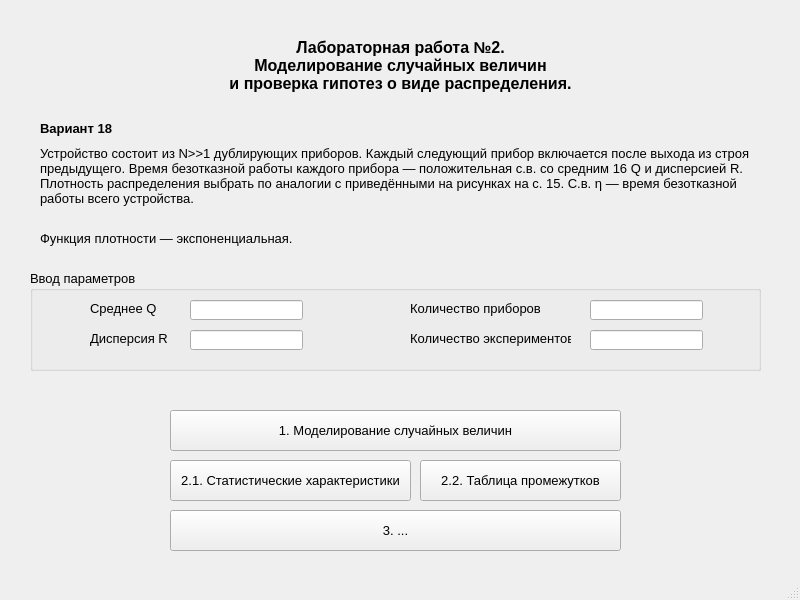
<?xml version="1.0" encoding="UTF-8"?>
<ui version="4.0">
 <class>MainWindow</class>
 <widget class="QMainWindow" name="MainWindow">
  <property name="geometry">
   <rect>
    <x>0</x>
    <y>0</y>
    <width>800</width>
    <height>600</height>
   </rect>
  </property>
  <property name="sizePolicy">
   <sizepolicy hsizetype="Preferred" vsizetype="Preferred">
    <horstretch>0</horstretch>
    <verstretch>0</verstretch>
   </sizepolicy>
  </property>
  <property name="font">
   <font>
    <pointsize>10</pointsize>
   </font>
  </property>
  <property name="windowTitle">
   <string>Теория вероятности. Л/Р №2.</string>
  </property>
  <widget class="QWidget" name="centralwidget">
   <widget class="QLabel" name="label">
    <property name="geometry">
     <rect>
      <x>40</x>
      <y>140</y>
      <width>721</width>
      <height>71</height>
     </rect>
    </property>
    <property name="text">
     <string>Устройство состоит из N&gt;&gt;1 дублирующих приборов. Каждый следующий прибор включается после выхода из строя предыдущего. Время безотказной работы каждого прибора — положительная с.в. со средним 16 Q и дисперсией R. Плотность распределения выбрать по аналогии с приведёнными на рисунках на с. 15. С.в. η — время безотказной работы всего устройства.</string>
    </property>
    <property name="wordWrap">
     <bool>true</bool>
    </property>
   </widget>
   <widget class="QLabel" name="label_title">
    <property name="enabled">
     <bool>true</bool>
    </property>
    <property name="geometry">
     <rect>
      <x>130</x>
      <y>30</y>
      <width>541</width>
      <height>71</height>
     </rect>
    </property>
    <property name="font">
     <font>
      <pointsize>12</pointsize>
      <weight>75</weight>
      <bold>true</bold>
     </font>
    </property>
    <property name="layoutDirection">
     <enum>Qt::LeftToRight</enum>
    </property>
    <property name="frameShape">
     <enum>QFrame::NoFrame</enum>
    </property>
    <property name="frameShadow">
     <enum>QFrame::Plain</enum>
    </property>
    <property name="text">
     <string>Лабораторная работа №2.
Моделирование случайных величин
и проверка гипотез о виде распределения.</string>
    </property>
    <property name="textFormat">
     <enum>Qt::AutoText</enum>
    </property>
    <property name="alignment">
     <set>Qt::AlignCenter</set>
    </property>
   </widget>
   <widget class="QLabel" name="label_formula">
    <property name="geometry">
     <rect>
      <x>40</x>
      <y>230</y>
      <width>501</width>
      <height>16</height>
     </rect>
    </property>
    <property name="text">
     <string>Функция плотности — экспоненциальная.</string>
    </property>
   </widget>
   <widget class="QLabel" name="label_var">
    <property name="geometry">
     <rect>
      <x>40</x>
      <y>120</y>
      <width>81</width>
      <height>16</height>
     </rect>
    </property>
    <property name="font">
     <font>
      <weight>75</weight>
      <bold>true</bold>
     </font>
    </property>
    <property name="text">
     <string>Вариант 18</string>
    </property>
   </widget>
   <widget class="QGroupBox" name="paramBox">
    <property name="geometry">
     <rect>
      <x>30</x>
      <y>270</y>
      <width>731</width>
      <height>101</height>
     </rect>
    </property>
    <property name="title">
     <string>Ввод параметров</string>
    </property>
    <widget class="QLabel" name="label_experiments_count">
     <property name="geometry">
      <rect>
       <x>380</x>
       <y>60</y>
       <width>161</width>
       <height>16</height>
      </rect>
     </property>
     <property name="text">
      <string>Количество экспериментов</string>
     </property>
    </widget>
    <widget class="QLabel" name="label_variance">
     <property name="geometry">
      <rect>
       <x>60</x>
       <y>60</y>
       <width>81</width>
       <height>16</height>
      </rect>
     </property>
     <property name="text">
      <string>Дисперсия R</string>
     </property>
    </widget>
    <widget class="QLabel" name="label_subdevice_count">
     <property name="geometry">
      <rect>
       <x>380</x>
       <y>30</y>
       <width>131</width>
       <height>16</height>
      </rect>
     </property>
     <property name="text">
      <string>Количество приборов N</string>
     </property>
    </widget>
    <widget class="QLabel" name="label_mean">
     <property name="geometry">
      <rect>
       <x>60</x>
       <y>30</y>
       <width>71</width>
       <height>16</height>
      </rect>
     </property>
     <property name="text">
      <string>Среднее Q</string>
     </property>
    </widget>
    <widget class="QLineEdit" name="lineEdit_mean">
     <property name="geometry">
      <rect>
       <x>160</x>
       <y>30</y>
       <width>113</width>
       <height>20</height>
      </rect>
     </property>
    </widget>
    <widget class="QLineEdit" name="lineEdit_variance">
     <property name="geometry">
      <rect>
       <x>160</x>
       <y>60</y>
       <width>113</width>
       <height>20</height>
      </rect>
     </property>
    </widget>
    <widget class="QLineEdit" name="lineEdit_subdevice_count">
     <property name="geometry">
      <rect>
       <x>560</x>
       <y>30</y>
       <width>113</width>
       <height>20</height>
      </rect>
     </property>
    </widget>
    <widget class="QLineEdit" name="lineEdit_experiments_count">
     <property name="geometry">
      <rect>
       <x>560</x>
       <y>60</y>
       <width>113</width>
       <height>20</height>
      </rect>
     </property>
    </widget>
   </widget>
   <widget class="QPushButton" name="btn_1">
    <property name="geometry">
     <rect>
      <x>170</x>
      <y>410</y>
      <width>451</width>
      <height>41</height>
     </rect>
    </property>
    <property name="text">
     <string>1. Моделирование случайных величин</string>
    </property>
   </widget>
   <widget class="QPushButton" name="btn_2_1">
    <property name="geometry">
     <rect>
      <x>170</x>
      <y>460</y>
      <width>241</width>
      <height>41</height>
     </rect>
    </property>
    <property name="text">
     <string>2.1. Статистические характеристики</string>
    </property>
   </widget>
   <widget class="QPushButton" name="btn_3">
    <property name="geometry">
     <rect>
      <x>170</x>
      <y>510</y>
      <width>451</width>
      <height>41</height>
     </rect>
    </property>
    <property name="text">
     <string>3. ...</string>
    </property>
   </widget>
   <widget class="QPushButton" name="btn_2_2">
    <property name="geometry">
     <rect>
      <x>420</x>
      <y>460</y>
      <width>201</width>
      <height>41</height>
     </rect>
    </property>
    <property name="text">
     <string>2.2. Таблица промежутков</string>
    </property>
   </widget>
  </widget>
  <widget class="QStatusBar" name="statusbar"/>
 </widget>
 <resources/>
 <connections/>
</ui>
